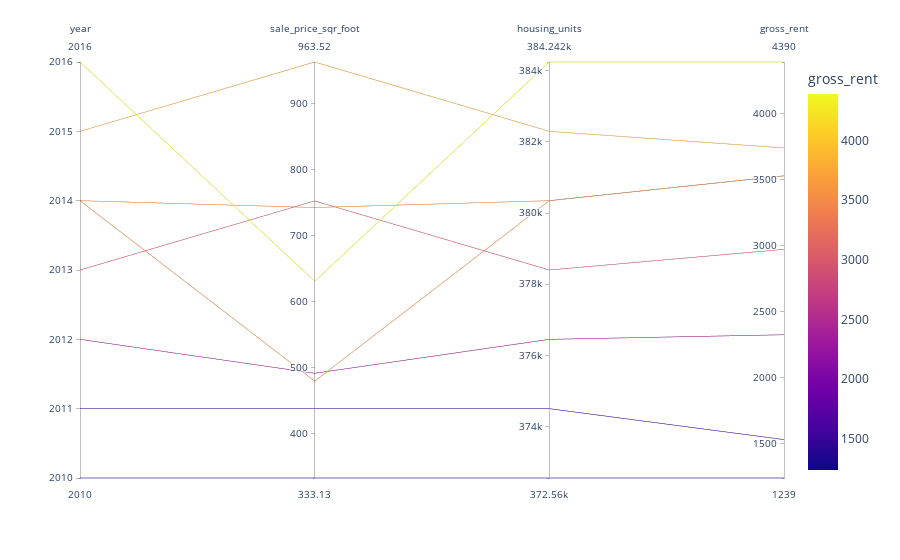

This figure's notebook cell:
### Code cell
# Parallel Coordinates Plot
px.parallel_coordinates(df_expensive_neighborhoods_per_year, color='gross_rent')

### Figure 1 — Plotly figure (JSON) as saved in the notebook; plotly's stock layout.template omitted (floating-point values rounded to 4 significant figures)
{"data": [{"dimensions": [{"label": "year", "values": [2010, 2011, 2012, 2013, 2014, 2014, 2015, 2016]}, {"label": "sale_price_sqr_foot", "values": [333.1, 438.9, 491.8, 753.0, 743.0, 479.9, 963.5, 631.2]}, {"label": "housing_units", "values": [372560, 374507, 376454, 378401, 380348, 380348, 382295, 384242]}, {"label": "gross_rent", "values": [1239, 1530, 2324, 2971, 3528, 3528, 3739, 4390]}], "domain": {"x": [0, 1], "y": [0, 1]}, "line": {"color": [1239, 1530, 2324, 2971, 3528, 3528, 3739, 4390], "coloraxis": "coloraxis"}, "name": "", "type": "parcoords"}], "layout": {"autosize": true, "coloraxis": {"colorbar": {"title": {"text": "gross_rent"}}, "colorscale": [[0, "#0d0887"], [0.1111, "#46039f"], [0.2222, "#7201a8"], [0.3333, "#9c179e"], [0.4444, "#bd3786"], [0.5556, "#d8576b"], [0.6667, "#ed7953"], [0.7778, "#fb9f3a"], [0.8889, "#fdca26"], [1, "#f0f921"]]}, "legend": {"tracegroupgap": 0}, "margin": {"t": 60}}}
